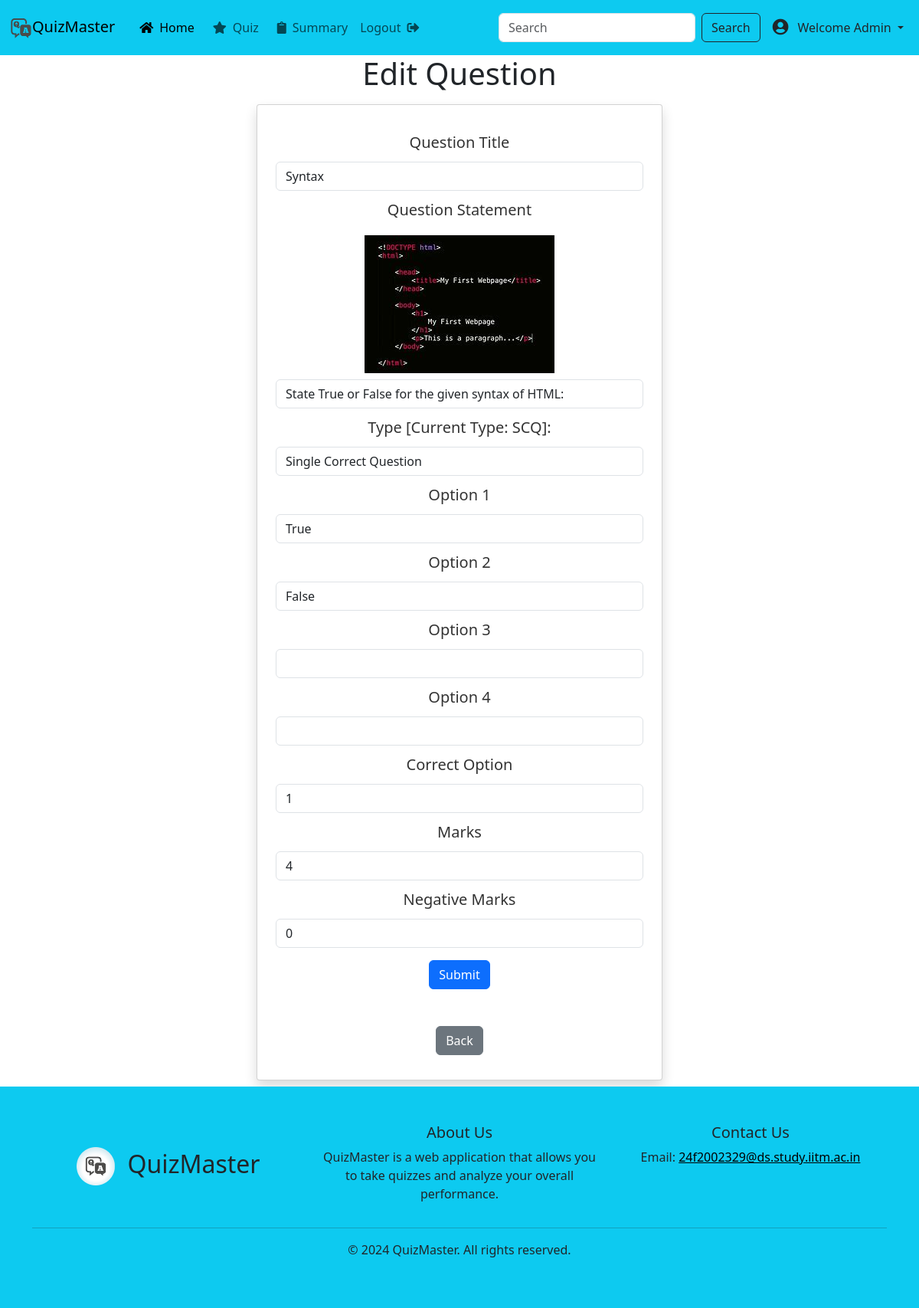
The app's page /admin/edit_question/1 (signed in), older data.
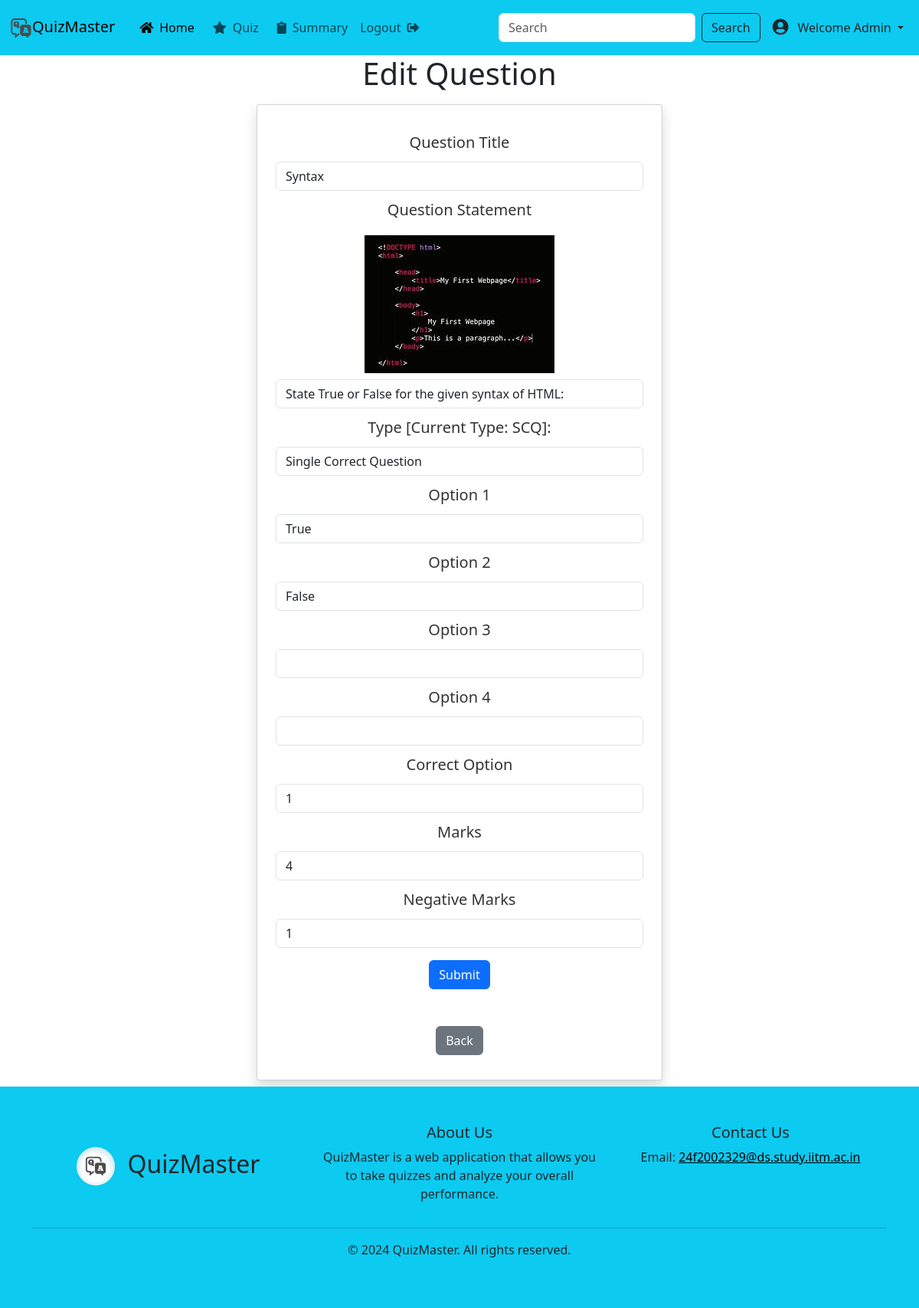
The same page, newer data.
### app/models/models.py (models this page shows)
class Question(db.Model):
    id = db.Column(db.Integer, primary_key=True)
    title = db.Column(db.String(200), nullable=False)
    text = db.Column(db.String(500), nullable=False)
    type = db.Column(db.String(20), nullable=False)
    quiz_id = db.Column(db.Integer, db.ForeignKey('quiz.id'), nullable=False)
    option1 = db.Column(db.String(200), nullable=True)
    option2 = db.Column(db.String(200), nullable=True)
    option3 = db.Column(db.String(200), nullable=True)
    option4 = db.Column(db.String(200), nullable=True)
    correct_options = db.Column(db.String(200), nullable=False)
    marks = db.Column(db.Integer, nullable=False, default=4)
    negative_marks = db.Column(db.Integer, nullable=False, default=0)
    question_image = db.Column(db.String(200), nullable=True)
    option1_image = db.Column(db.String(200), nullable=True)
    option2_image = db.Column(db.String(200), nullable=True)
    option3_image = db.Column(db.String(200), nullable=True)
    option4_image = db.Column(db.String(200), nullable=True)

### app/routes/admin.py (the view, shortened to what this page needs)
@admin_blueprint.route('/edit_question/<int:question_id>', methods=['GET', 'POST'])
def edit_question(question_id):
    if session.get('role') != 'admin':
        return "Unauthorized", 403
    question = Question.query.get_or_404(question_id)  # Fetch full question object
    return render_template('admin/edit_question.html', question=question)

### app/templates/admin/edit_question.html (shortened to what the changed rows need)
{% extends "base.html" %}
{% block content %}
<section class="vh-90 content">
    <div class="container text-center">
        <div class="row">
            <h1>Edit Question</h1>
            <div class="col-md-6 mx-auto">
                <div class="card mx-2 my-2 px-2 py-2 shadow ">
                    <div class="card-body">
                        <form action="{{ url_for('admin.edit_question', question_id=question.id) }}" method="POST">
                            <div class="form-group">
                                <label for="question_title" class="myLabel">Question Title</label>
                                <input type="text" class="form-control" id="question_title" name="question_title" value="{{ question.title }}">
                            </div>
                            <div class="form-group">
                                <label for="question_text" class="myLabel">Question Statement</label><br>
                                {% if question.question_image %}
                                <img class="my-2" src="{{ url_for('static', filename='img/question/' + question.question_image) }}" alt="Question Image">
                                {% endif %}
                                <input type="text" class="form-control" id="question_text" name="question_text" value="{{ question.text }}">
                            </div>
                            <div class="form-group">
                                <label for="question_type" class="myLabel">Type [Current Type: {{question.type}}]:</label>
                                <select id="question_type" name="question_type" class="form-control" required>
                                    <option value="SCQ">Single Correct Question</option>
                                </select>
                            </div>
                            <div class="form-group">
                                <label for="option1" class="myLabel">Option 1</label>
                                <input type="text" class="form-control" id="option1" name="option1" value="{{ question.option1 }}">
                            </div>
                            <div class="form-group">
                                <label for="option2" class="myLabel">Option 2</label>
                                <input type="text" class="form-control" id="option2" name="option2" value="{{ question.option2 }}">
                            </div>
                            <div class="form-group">
                                <label for="correct_option" class="myLabel">Correct Option</label>
                                <input type="text" class="form-control" id="correct_option" name="correct_option" value="{{ question.correct_options }}">
                            </div>
                            <div>
                                <label for="marks" class="myLabel">Marks</label>
                                <input type="number" class="form-control" id="marks" name="marks" value="{{ question.marks }}">
                            </div>
                            <div>
                                <label for="negative_marks" class="myLabel">Negative Marks</label>
                                <input type="number" class="form-control" id="negative_marks" name="negative_marks" value="{{ question.negative_marks }}">
                            </div>
                        </form>
                    </div>
                </div>
            </div>
        </div>
    </div>
</section>
{% endblock %}

Row changes from the older to the newer data that the page shows:
changed Question "SCQ": negative_marks "0" → "1"
